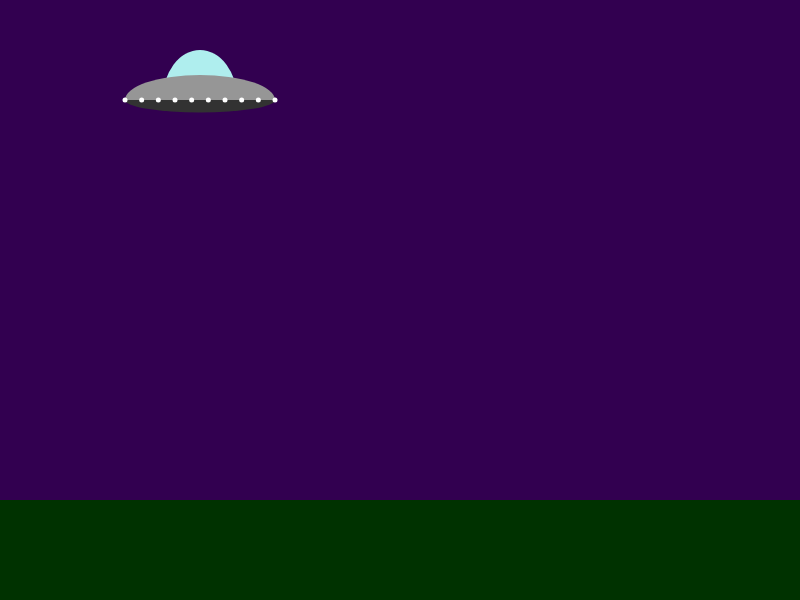
Frame 1 (no input)
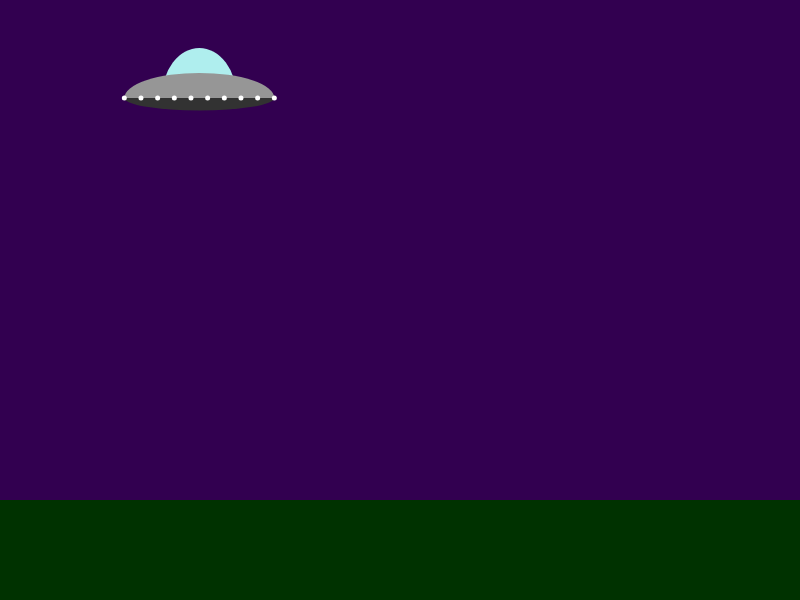
Frame 60 (no input)
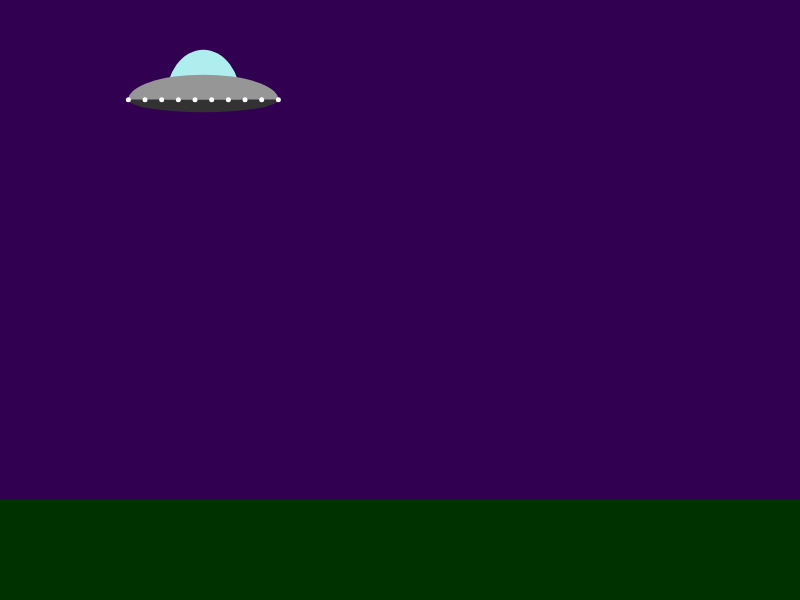
Frame 120 (the mouse pressed at the canvas centre since frame 60)

The p5.js sketch that drew these frames (run headless with seeded random() and noise() and a simulated clock; from frame 60 on, the mouse is pressed at the canvas centre):

// p5.js sketch
// ── sketch.js
//Topic 1.1 
//Object orientation revisted
//part two

var flyingSaucer_x;
var flyingSaucer_y;
var flyingSaucer_width;
var flyingSaucer_height;

function setup()
{
    createCanvas(800,600);
    noStroke();
    
    flyingSaucer_x = 200;
    flyingSaucer_y = 100;
    flyingSaucer_width = 150;
    flyingSaucer_height = 100;
}

function draw()
{
    background(50,0,80);
    
    //draw the ground
    fill(0,50,0);
    rect(0,height - 100, width, 100);
    
    //draw the flying saucer
    fill(175,238,238);
    arc(
        flyingSaucer_x,
        flyingSaucer_y,
        flyingSaucer_width/2,
        flyingSaucer_height,
        PI,TWO_PI)
    fill(150);
    arc(
        flyingSaucer_x,
        flyingSaucer_y,
        flyingSaucer_width,
        flyingSaucer_height/2,
        PI,TWO_PI);
    fill(50);
    arc(
        flyingSaucer_x,
        flyingSaucer_y,
        flyingSaucer_width,
        flyingSaucer_height/4,
        0,PI);
    
        
    //draw the lights
    for(var i = 0; i < 10; i++)
    {
        var x = flyingSaucer_x - flyingSaucer_width/2 + i * (flyingSaucer_width/9); 
        fill(255);
        ellipse(
            x,
            flyingSaucer_y,
            5,
            5
        )
    }
    
    
    flyingSaucer_x += random(-1,1);
    flyingSaucer_y += random(-1,1);
    
    
}
